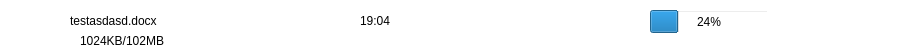
<?xml version="1.0" encoding="UTF-8"?>
<ui version="4.0">
 <class>TaskItemGui</class>
 <widget class="QWidget" name="TaskItemGui">
  <property name="geometry">
   <rect>
    <x>0</x>
    <y>0</y>
    <width>900</width>
    <height>51</height>
   </rect>
  </property>
  <property name="windowTitle">
   <string>TaskItemGUI</string>
  </property>
  <property name="styleSheet">
   <string notr="true">QWidget{
background-color: rgba(255, 255, 255,0);
}
</string>
  </property>
  <widget class="QLabel" name="filetype">
   <property name="geometry">
    <rect>
     <x>30</x>
     <y>10</y>
     <width>31</width>
     <height>31</height>
    </rect>
   </property>
   <property name="styleSheet">
    <string notr="true">background-color: rgba(0, 0, 0,0);
background-image: url(:/XMSDiskClientGui/Resources/img/FileType/Middle/DocType.png);</string>
   </property>
   <property name="text">
    <string/>
   </property>
  </widget>
  <widget class="QLabel" name="filename">
   <property name="geometry">
    <rect>
     <x>70</x>
     <y>10</y>
     <width>261</width>
     <height>21</height>
    </rect>
   </property>
   <property name="autoFillBackground">
    <bool>false</bool>
   </property>
   <property name="styleSheet">
    <string notr="true">
font: 14pt &quot;黑体&quot;;</string>
   </property>
   <property name="text">
    <string>testasdasd.docx</string>
   </property>
  </widget>
  <widget class="QLabel" name="filesize">
   <property name="geometry">
    <rect>
     <x>80</x>
     <y>30</y>
     <width>261</width>
     <height>21</height>
    </rect>
   </property>
   <property name="styleSheet">
    <string notr="true">
font: 9pt &quot;黑体&quot;;</string>
   </property>
   <property name="text">
    <string>1024KB/102MB</string>
   </property>
  </widget>
  <widget class="QLabel" name="filetime">
   <property name="geometry">
    <rect>
     <x>360</x>
     <y>10</y>
     <width>261</width>
     <height>21</height>
    </rect>
   </property>
   <property name="styleSheet">
    <string notr="true">
font: 9pt &quot;黑体&quot;;</string>
   </property>
   <property name="text">
    <string>19:04</string>
   </property>
  </widget>
  <widget class="QProgressBar" name="progressBar">
   <property name="geometry">
    <rect>
     <x>650</x>
     <y>10</y>
     <width>118</width>
     <height>23</height>
    </rect>
   </property>
   <property name="value">
    <number>24</number>
   </property>
  </widget>
 </widget>
 <layoutdefault spacing="6" margin="11"/>
 <resources>
  <include location="xdisk_client_gui.qrc"/>
 </resources>
 <connections/>
</ui>
